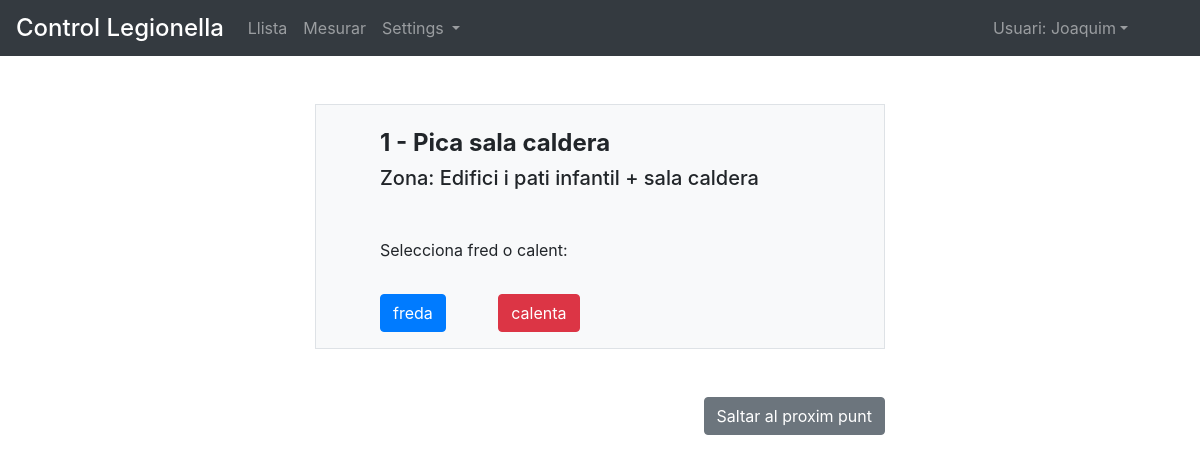
Screenshot of /create_measure/?measure_point=1 (signed in) with the database file from the repository.
### control/models.py (models this page shows)
class Measure_point(models.Model):
	area				= models.ForeignKey(Area, null=True,on_delete=models.SET_NULL)
	type_measure 		= models.ManyToManyField(Type_measure, blank=True)
	name 				= models.CharField(max_length=50, null=False, unique=False)
	number 				= models.IntegerField(null=False, unique=True)
	weight 				= models.IntegerField(null=True, unique=False)
	class Meta:
		ordering 			= ['weight']
		verbose_name 		= 'Punt de mesura'
		verbose_name_plural = 'Punts de mesura'
	def __str__(self): return str(self.name)

class Area(models.Model):
	area				= models.CharField(max_length=50, null=False, unique=True, error_messages={'unique':"Ja existeix!"})
	weight 				= models.IntegerField(null=True, unique=False)
	class Meta:
		verbose_name 		= 'Area'
		verbose_name_plural = 'Areas'
		ordering 			= ['weight','id']
	def __str__(self): return str(self.area)

class Type_measure(models.Model):
	type_measure		= models.CharField(max_length=50, null=True, unique=False)
	class Meta:
		verbose_name 		= 'Tipus de mesura'
		verbose_name_plural = 'Tipus de mesures'
	def __str__(self): return str(self.type_measure)

### control/views.py (the view, shortened to what this page needs)
# urls.py: url(r'^create_measure/$', create_measure_view, name='create_measure'),
@login_required()
def create_measure_view(request,*args,**kwargs):
	measure_point 			= request.GET.get('measure_point')
	measure_point_qs 		= Measure_point.objects.filter(number=measure_point)
	type_measure 			= request.GET.get('type_measure')
	if measure_point_qs:
		measure_point 		= Measure_point.objects.get(number=measure_point)
		if measure_point and type_measure:
			type_measure 	= Type_measure.objects.get(id=type_measure)
			form 			= Create_measure_form(request.POST or None, initial={'measure_point':measure_point,
																			'type_measure':type_measure})
		elif measure_point.type_measure.count() == 1:
			type_measure 	= measure_point.type_measure.first()
			form 			= Create_measure_form(request.POST or None, initial={'measure_point':measure_point,
																			'type_measure':type_measure})
		elif measure_point.type_measure.count() > 1:
			form = Select_type_form()
			context 		= {'measure_point':measure_point,
								'form':form
							}
			return render(request, 'control/select_type.html', context)
		context 	= {'form':form,
					'measure_point':measure_point,
					'type_measure':type_measure
		}
	else:
			return redirect('home')

### templates/control/select_type.html (shortened to what this page needs)
{% extends "control/base.html" %}
{% block content %}
<form method="GET" id="form">
	<div class="row mt-5 align-content-center">
		<div class="col col-12 col-md-6 offset-md-3">
			<div class="border p-3 clearfix mb-5 bg-light">
				<h4 class="mt-2 ml-5 font-weight-bold">{{measure_point.number}} - {{ measure_point }}</h4>
				<h5 class="ml-5">Zona: {{measure_point.area}}</h5>
				<div class="ml-5 mt-5" >Selecciona fred o calent:</div>
				<div >
				{% for x,y in form.fields.type_measure.choices %}
					<button type="button" class="btn {% if y == 'freda' %}btn-primary{% elif y == 'calenta' %}btn-danger{% else %}btn-secondary{% endif %} mt-3 ml-5 button_type" value="{{x}}">{{y}}</button>
				{% endfor %}
				</div>
			</div>
			<div class="row nmt-5">
				<div class="col">
					<button type="submit" name="next_point" class=" btn btn-secondary float-right">Saltar al proxim punt</button>
				</div>
			</div>
		</div>
	</div>
</form>
{% endblock %}

### templates/control/base.html (shortened to what this page needs)
{% load static %}
<!DOCTYPE=html>
<html lang="eng">
<head>
{% include 'snippets/css.html' %}
<link rel="stylesheet" href="{% static 'control/css/control.css' %}">
</head>
<body>
	<nav class="navbar sticky-top navbar-expand-md navbar-dark bg-dark mb-1">
	<div class="navbar-brand pb-0 pt-0">
		<span class="h4">Control Legionella </span>
	</div>
	<div class="collapse navbar-collapse" id="navbarNavAltMarkup">
	    <div class="navbar-nav">
	    	<a class="nav-item nav-link"  href="{% url 'home' %}">Llista</a>
	    	<a class="nav-item nav-link"  href="{% url 'select_point' %}">Mesurar</a>
	    	<span class="nav-item dropdown">
	    		<a class="nav-link dropdown-toggle mr-2" href="#" id="navbarDropdownMenuLink" data-toggle="dropdown" aria-haspopup="true" aria-expanded="false">Settings </a>
			</span>
	    </div>
	    <div class="navbar-nav ml-auto">
	    	{% if request.user.username %}
	    	<span class="nav-item dropdown">
				<a class="nav-link dropdown-toggle mr-5" href="#" id="navbarDropdownMenuLink" data-toggle="dropdown" aria-haspopup="true" aria-expanded="false">Usuari: {{request.user.first_name}}</a>
			</span>
				{% else %}
				<a class="nav-item nav-link " href="{% url 'login' %}?next={{request.path}}">login </a>
				{% endif %}
	    </div>
	</div>
</nav>
	<div class="container-fluid">
		{% block content %}
		{% endblock content %}
	</div>
</body>
</html>

### rows the page displays
Measure_point: number "1", name "Pica sala caldera", area "Edifici i pati infantil + sala caldera"
Type_measure: choices "freda"
Type_measure: choices "calenta"

### other values shown
{{ request.user.first_name }} "Joaquim"
